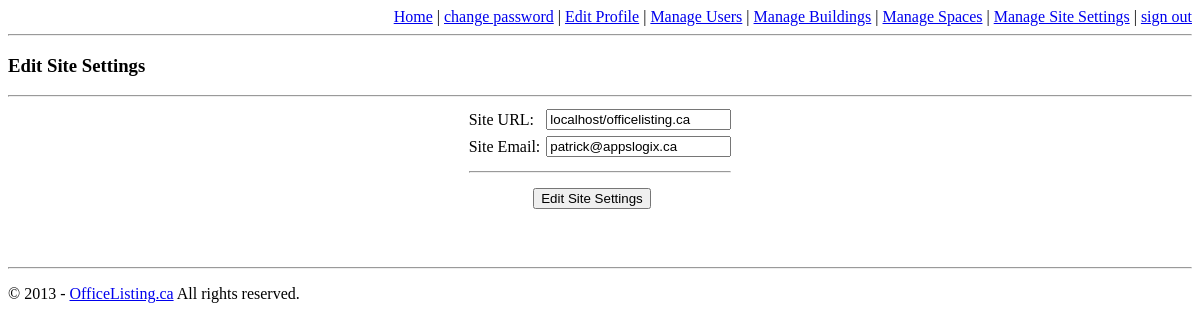
Screenshot of /admin/site_settings.php (signed in) with the database file from the repository.
### tables this page shows
CREATE TABLE `site_settings` (
  `id` int(2) NOT NULL AUTO_INCREMENT,
  `site_url` varchar(85) NOT NULL,
  `site_email` varchar(85) NOT NULL,
  PRIMARY KEY (`id`)
);

### lib/functions/functions.php (called while the page is built, shortened)
<?php
function getSiteSettings()
{
	global $sitesettings;
	$sql = "SELECT id,site_url,site_email FROM site_settings";
	$res = mysql_query($sql);
		$c=0;
		while ($row = mysql_fetch_array($res)) {
			$sitesettings[$c]["id"] = $row["id"];
			$sitesettings[$c]["site_url"] = $row["site_url"];
			$sitesettings[$c]["site_email"] = $row["site_email"];
		$c++;
		}
		return $sitesettings;
}
?>

### admin/site_settings.php (the view, shortened to what this page needs)
<?PHP
include('../lib/functions/functions.php');
$sitesettings = getSiteSettings();
?>
<html xmlns="http://www.w3.org/1999/xhtml">
<head>
	<link rel="stylesheet" type="text/css" href="../css/style.css" media="screen" />
</head>
<body>
    <?php include('../lib/sections/admin_main_nav.php'); ?>
			<div class="form">
			<h3>Edit Site Settings</h3>
			<hr/>
				<table border="0" cellspacing="2" cellpadding="2" align="center">
					<form id="sitesetForm" action="edit_siteset_submit.php" method="post">
						<tr>
							<td><label for="site url">Site URL:</label></td><td><input type="text" name="site_url" value="<?php if(isset($sitesettings[0]['site_url'])){echo $sitesettings[0]['site_url'];}?>"/></td>
						</tr>
						<tr>
							<td><label for="site url">Site Email:</label></td><td><input type="text" name="site_email" value="<?php if(isset($sitesettings[0]['site_email'])){echo $sitesettings[0]['site_email'];}?>"/></td>
						</tr>
						<tr>
							<td colspan="2"><hr/></td>
						</tr>
						<tr>
							<td colspan="2" align="center"><input type="submit" name="submit" value="Edit Site Settings" /><img id="loading" src="../images/loading.gif" alt="Updating.." /></td>
						</tr>
						<tr>
							<td colspan="2"><div id="error">&nbsp;</div></td>
						</tr>
					</form>
				</table>
			</div>
<?php
	require_once('../lib/sections/footer.php');
?>
</body>
</html>

### rows the page displays
site_settings: site_url "localhost/officelisting.ca", site_email "patrick@appslogix.ca"
